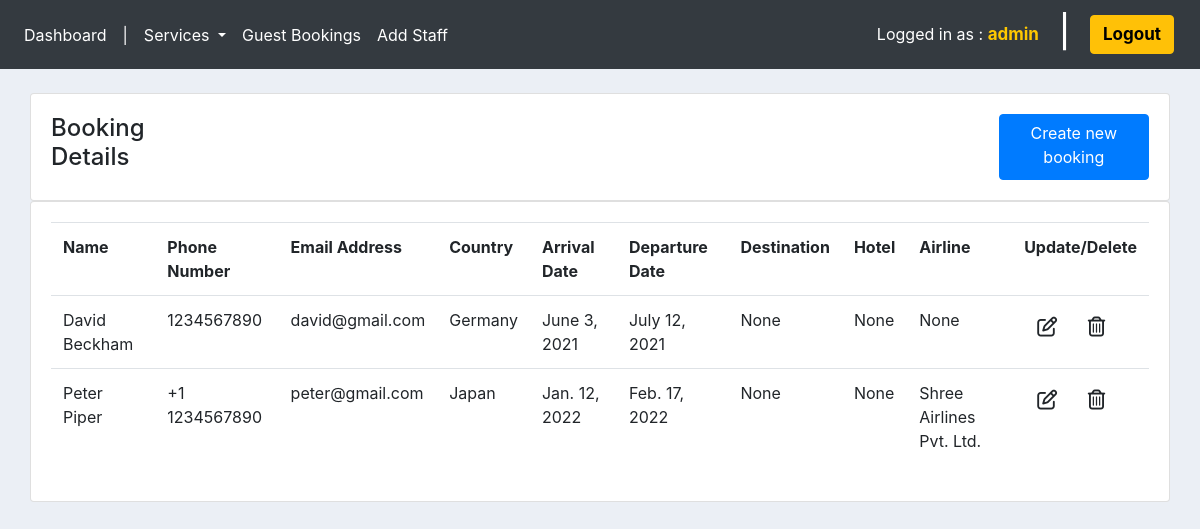
/bookings/ (signed in), run on an earlier commit of the app's database.
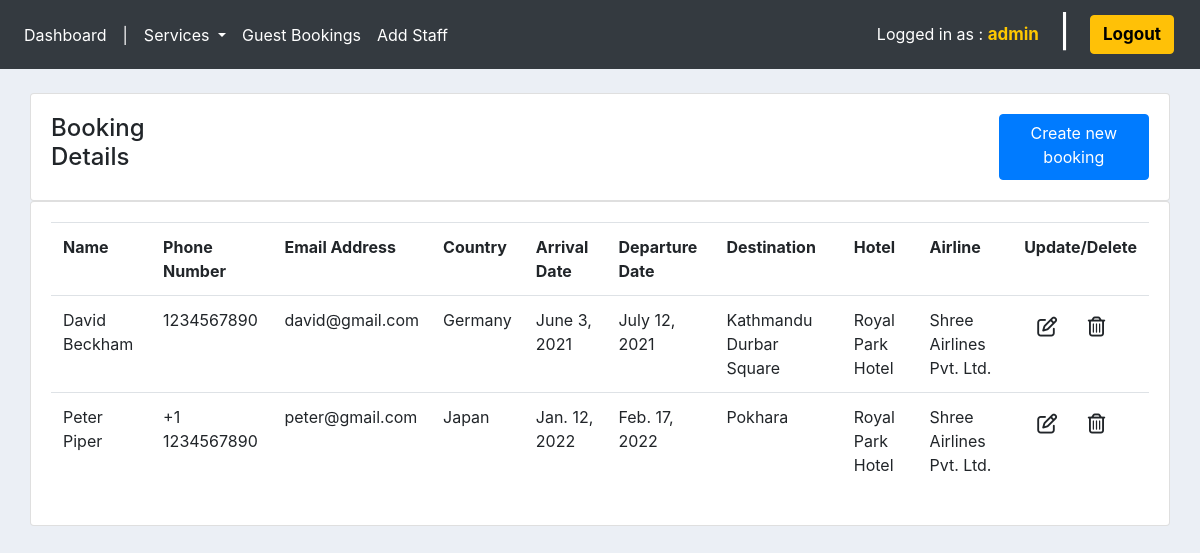
And on a later commit of the database.
### ums/models.py (models this page shows, shortened)
class Guest(models.Model):
    name = models.CharField(max_length=200, null=True)
    phone = models.CharField(max_length=200, null=True)
    email = models.EmailField(max_length=200, null=True)
    country = models.ForeignKey(Country, null=True, on_delete=models.SET_NULL)
    arrival_date = models.DateField(null=True)
    departure_date = models.DateField(null=True)
    destination = models.ForeignKey(Destination, null=True, on_delete=models.SET_NULL)
    hotel = models.ForeignKey(Hotel, null=True, on_delete=models.SET_NULL)
    airline = models.ForeignKey(Airline, null=True, on_delete=models.SET_NULL)
    date_created = models.DateTimeField(auto_now_add=True, null=True)

class Country(models.Model):
    countryName = models.CharField(max_length=200, null=True)
    def __str__(self):
        return self.countryName

### tour/models.py (models this page shows)
class Airline(models.Model):
    airlineName = models.CharField(max_length=200, null=True)
    fare = models.FloatField(max_length=200, null=True)
    def __str__(self):
        return self.airlineName

class Destination(models.Model):
    destinationName = models.CharField(max_length=200, null=True)
    def __str__(self):
        return self.destinationName

class Hotel(models.Model):
    hotelName = models.CharField(max_length=200, null=True)
    fare = models.FloatField(max_length=200, null=True)
    def __str__(self):
        return self.hotelName

### ums/decorators.py (the view)
        def wrapper_func(request, *args, **kwargs):
            group = None
            if request.user.groups.exists():
                group = request.user.groups.all()[0].name
            if group in allowed_roles:
                return view_func(request, *args, **kwargs)
            else:
                return HttpResponse('Unauthorized access as ' + group + '.')

### ums/views.py (called while the page is built)
@login_required(login_url='login')
@allowed_users(allowed_roles=['admin', 'staff'])
def guests(request):
    guests = Guest.objects.all()
    context = {'guests': guests}
    return render(request, 'ums/guests.html', context)

### ums/templates/ums/guests.html (shortened to what this page needs)
{% extends 'ums/main.html' %}
{% load static %}
{% block content %}
<section class="container-fluid">
    <section class="row">
        <section class="col-md">
            <div class="card card-body flex-row">
                <h4>Booking Details</h4>
                <a href="{% url 'add_guest' %}" class="btn btn-primary" style="margin-left: 73%;">Create new booking</a>
            </div>
            <div class="card card-body">
                <table class="table">
                    <tr>
                        <th>Name</th>
                        <th>Phone Number</th>
                        <th>Email Address</th>
                        <th>Country</th>
                        <th>Arrival Date</th>
                        <th>Departure Date</th>
                        <th>Destination</th>
                        <th>Hotel</th>
                        <th>Airline</th>
                        <th>Update/Delete</th>
                    </tr>
                    {% for guest in guests %}
                        <tr>
                            <td>{{guest.name}}</td>
                            <td>{{guest.phone}}</td>
                            <td>{{guest.email}}</td>
                            <td>{{guest.country}}</td>
                            <td>{{guest.arrival_date}}</td>
                            <td>{{guest.departure_date}}</td>
                            <td>{{guest.destination}}</td>
                            <td>{{guest.hotel}}</td>
                            <td>{{guest.airline}}</td>
                            <td>
                                <a href="{% url 'update_guest' guest.id %}" class="btn" title="Update"><i class="far fa-edit fa-lg"></i></a>
                                <a href="{% url 'delete_guest' guest.id %}" class="btn" title="Delete"><i class="far fa-trash-alt fa-lg"></i></a>
                            </td>
                        </tr>
                    {% endfor %}
                </table>
            </div>
        </section>
    </section>
</section>
{% endblock %}

What changed in the data, as far as the page shows it:
changed Guest "David Beckham": destination "None" → "Kathmandu Durbar Square"; hotel "None" → "Royal Park Hotel"; airline "None" → "Shree Airlines Pvt. Ltd."
changed Guest "Peter Piper": destination "None" → "Pokhara"; hotel "None" → "Royal Park Hotel"
